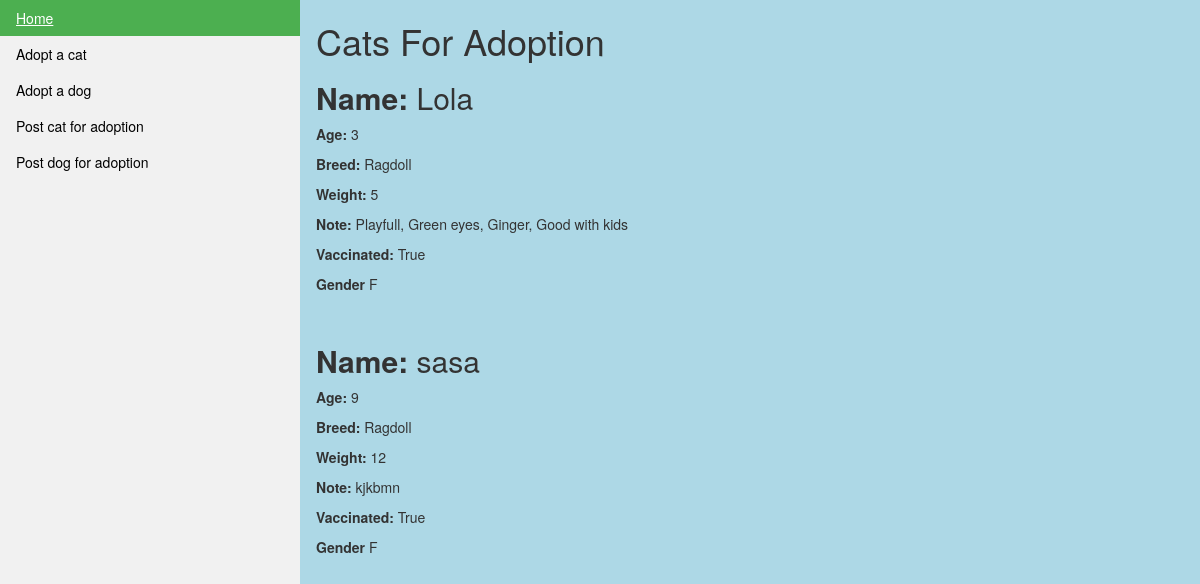
Page /cat/ on the committed database.
### animals/models.py (models this page shows, shortened)
class Cat(models.Model):
	name = models.CharField(max_length = 200)
	breed = models.CharField(max_length = 200)
	age = models.IntegerField()
	weight = models.IntegerField()
	note = models.TextField()
	vaccinated = models.BooleanField()
	author = models.ForeignKey(User, default = None, on_delete=models.CASCADE)
	gender = models.CharField(max_length=3, choices =genders)

### animals/views.py (the view)
# urls.py: path('cat/', views.cat_list, name='cat_list'),
def cat_list(request):
	cats = Cat.objects.all()
	return render(request, 'animals/cat_list.html', {'cats':cats})

### animals/templates/animals/cat_list.html (shortened to what this page needs)
{%extends 'animals/base.html'%}
{% block content %}
	<div>
        <h1>Cats For Adoption</h1>
    </div>
{% endblock %}
{% block info %}
	{% for cat in cats %}
	{% if cat.gender == 'F' %}
	<div>
		<p><h2><strong> Name: </strong> {{cat.name}}</h2></p>
		<p><strong> Age: </strong> {{cat.age}}</p>
		<p><strong> Breed: </strong> {{cat.breed}}</p>
		<p><strong> Weight: </strong> {{cat.weight}}</p>
		<p><strong> Note: </strong> {{cat.note}}</p>
		<p><strong> Vaccinated: </strong> {{cat.vaccinated}}</p>
		<p><strong> Gender </strong> {{cat.gender}}</p>
		<br>
	</div>
	{% endif %}
	{% endfor %}
{% endblock %}

### animals/static/css/animals.css (style rules this page uses)
body { background-color: lightblue; margin: 0; }

### rows in the picture
Cat: name "Lola", age "3", breed "Ragdoll", weight "5", note "Playfull, Green eyes, Ginger, Good with kids", vaccinated "True", gender "F"
Cat: name "sasa", age "9", breed "Ragdoll", weight "12", note "kjkbmn", vaccinated "True", gender "F"
